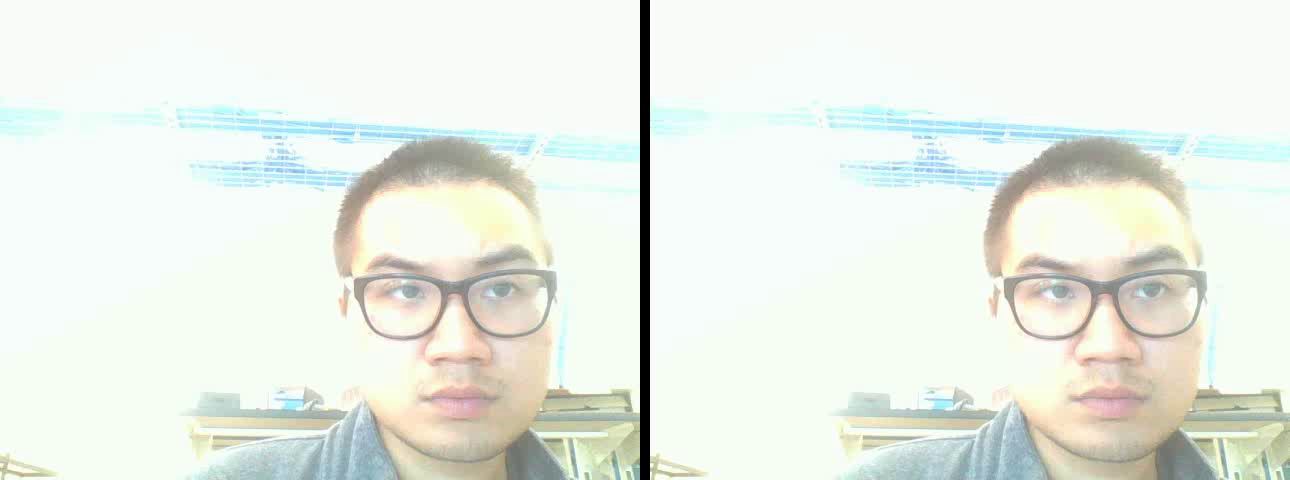
//> input picture frame 0 of Tracker/compare.avi, 1290 x 480 px, given in place of the camera
$ ./videostabKalman   (built with g++ and OpenCV 4)
//> lines starting //> are read from the running program, lines starting //| are printed output that depends on the picture
#include <opencv2/opencv.hpp>
#include <iostream>
#include <cassert>
#include <cmath>
#include <fstream>

using namespace std;
using namespace cv;

// This video stablisation smooths the global trajectory using a sliding average window

//const int SMOOTHING_RADIUS = 15; // In frames. The larger the more stable the video, but less reactive to sudden panning
const int HORIZONTAL_BORDER_CROP = 0; //20 // In pixels. Crops the border to reduce the black borders from stabilisation being too noticeable.

									   // 1. Get previous to current frame transformation (dx, dy, da) for all frames
									   // 2. Accumulate the transformations to get the image trajectory
									   // 3. Smooth out the trajectory using an averaging window
									   // 4. Generate new set of previous to current transform, such that the trajectory ends up being the same as the smoothed trajectory
									   // 5. Apply the new transformation to the video

struct TransformParam
{
	TransformParam() {}
	TransformParam(double _dx, double _dy, double _da) {
		dx = _dx;
		dy = _dy;
		da = _da;
	}

	double dx;
	double dy;
	double da; // angle
};

struct Trajectory
{
	Trajectory() {}
	Trajectory(double _x, double _y, double _a) {
		x = _x;
		y = _y;
		a = _a;
	}
	// "+"
	friend Trajectory operator+(const Trajectory &c1, const Trajectory  &c2) {
		return Trajectory(c1.x + c2.x, c1.y + c2.y, c1.a + c2.a);
	}
	//"-"
	friend Trajectory operator-(const Trajectory &c1, const Trajectory  &c2) {
		return Trajectory(c1.x - c2.x, c1.y - c2.y, c1.a - c2.a);
	}
	//"*"
	friend Trajectory operator*(const Trajectory &c1, const Trajectory  &c2) {
		return Trajectory(c1.x*c2.x, c1.y*c2.y, c1.a*c2.a);
	}
	//"/"
	friend Trajectory operator/(const Trajectory &c1, const Trajectory  &c2) {
		return Trajectory(c1.x / c2.x, c1.y / c2.y, c1.a / c2.a);
	}
	//"="
	Trajectory operator =(const Trajectory &rx) {
		x = rx.x;
		y = rx.y;
		a = rx.a;
		return Trajectory(x, y, a);
	}

	double x;
	double y;
	double a; // angle
};
//
int main(int argc, char **argv)
{
	if (argc > 2) {
		cout << "./VideoStab [video.avi]" << endl;
		return 0;
	}

	// For further analysis
	ofstream out_transform("prev_to_cur_transformation.txt");
	ofstream out_trajectory("trajectory.txt");
	ofstream out_smoothed_trajectory("smoothed_trajectory.txt");
	ofstream out_new_transform("new_prev_to_cur_transformation.txt");

	VideoCapture cap(0);
	//if (argc = 2) cap.open(argv[1]);
	//if (argc = 1) cap.open(-1);
	assert(cap.isOpened());

	Mat cur, cur_grey;
	Mat prev, prev_grey;

	cap >> prev;//get the first frame.ch
//> prev is the input picture: 480 rows x 1290 cols, CV_8UC3; mean B, G, R 230.5, 238.4, 233
	cvtColor(prev, prev_grey, COLOR_BGR2GRAY);
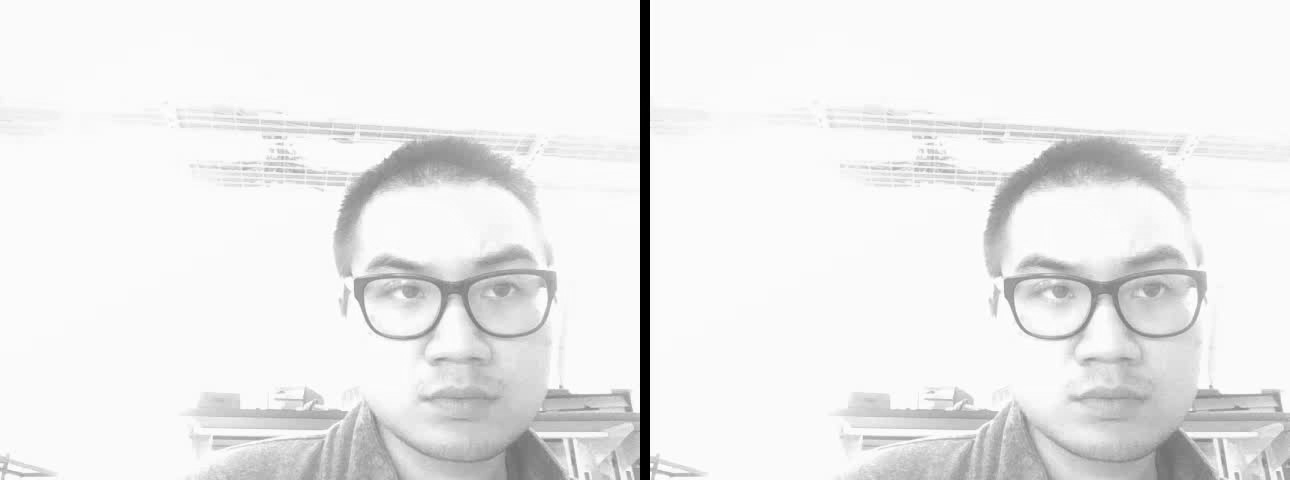
//> prev_grey: 480 rows x 1290 cols, CV_8UC1; min 0, max 255, mean 235.8

	// Step 1 - Get previous to current frame transformation (dx, dy, da) for all frames
	vector <TransformParam> prev_to_cur_transform; // previous to current
												   // Accumulated frame to frame transform
	double a = 0;
	double x = 0;
	double y = 0;
	// Step 2 - Accumulate the transformations to get the image trajectory
	vector <Trajectory> trajectory; // trajectory at all frames
									//
									// Step 3 - Smooth out the trajectory using an averaging window
	vector <Trajectory> smoothed_trajectory; // trajectory at all frames
	Trajectory X;//posteriori state estimate
	Trajectory	X_;//priori estimate
	Trajectory P;// posteriori estimate error covariance
	Trajectory P_;// priori estimate error covariance
	Trajectory K;//gain
	Trajectory	z;//actual measurement
	double pstd = 4e-3;//can be changed
	double cstd = 0.70;//0.25;//can be changed
	Trajectory Q(pstd, pstd, pstd);// process noise covariance
	Trajectory R(cstd, cstd, cstd);// measurement noise covariance
								   // Step 4 - Generate new set of previous to current transform, such that the trajectory ends up being the same as the smoothed trajectory
	vector <TransformParam> new_prev_to_cur_transform;
	//
	// Step 5 - Apply the new transformation to the video
	//cap.set(CV_CAP_PROP_POS_FRAMES, 0);
	Mat T(2, 3, CV_64F);

	int vert_border = HORIZONTAL_BORDER_CROP * prev.rows / prev.cols; // get the aspect ratio correct
//> vert_border = 0
	VideoWriter outputVideo;
	VideoWriter outputVideoZoomed;
	bool recordStarted = false;
	//outputVideo.open("compare.avi", CV_FOURCC('X', 'V', 'I', 'D'), 24, cvSize(cur.rows, cur.cols * 2 + 10), true);
	//
	int k = 1;
	int max_frames = cap.get(CV_CAP_PROP_FRAME_COUNT);
	Mat last_T;
	Mat prev_grey_, cur_grey_;

	while (true) {

		cap >> cur;
		if (cur.data == NULL) {
			break;
		}

		cvtColor(cur, cur_grey, COLOR_BGR2GRAY);

		// vector from prev to cur
		vector <Point2f> prev_corner, cur_corner;
		vector <Point2f> prev_corner2, cur_corner2;
		vector <uchar> status;
		vector <float> err;

		goodFeaturesToTrack(prev_grey, prev_corner, 200, 0.01, 30);
//> prev_corner = 155 Points (x, y), first 12: [1277, 472], [651, 462], [995, 196], [585, 473], [1235, 473], [384, 158], [351, 275], [1001, 275], [638, 412], [1034, 158], [541, 409], [863, 436]
		calcOpticalFlowPyrLK(prev_grey, cur_grey, prev_corner, cur_corner, status, err);
//> cur_corner = 155 Points (x, y), first 12: [1277, 471.9], [651, 462], [995.1, 196.1], [585, 473.1], [1235.1, 473.1], [383.9, 158.4], [351.1, 275.5], [1001.1, 275.4], [638, 412], [1034, 158.4], [541, 409.1], [863.1, 436]; status = 155 values from 1 to 1; err = 155 values, max 3.77 at index 43, min 0.75 at index 44, mean 2.24

		// weed out bad matches
		for (size_t i = 0; i < status.size(); i++) {
			if (status[i]) {
				prev_corner2.push_back(prev_corner[i]);
				cur_corner2.push_back(cur_corner[i]);
			}
		}
//> after the loop, prev_corner2 has the same summary as prev_corner; cur_corner2 has the same summary as cur_corner

		// translation + rotation only
		Mat T = estimateRigidTransform(prev_corner2, cur_corner2, false); // false = rigid transform, no scaling/shearing
//> T = [[1, -0.000128, 0.0408], [0.000128, 1, 0.141]]

																		  // in rare cases no transform is found. We'll just use the last known good transform.
		if (T.data == NULL) {
			last_T.copyTo(T);
		}

		T.copyTo(last_T);
//> last_T = [[1, -0.000128, 0.0408], [0.000128, 1, 0.141]]

		// decompose T
		double dx = T.at<double>(0, 2);
//> dx = 0.0408
		double dy = T.at<double>(1, 2);
//> dy = 0.141
		double da = atan2(T.at<double>(1, 0), T.at<double>(0, 0));
//> da = 0.000128
		//
		//prev_to_cur_transform.push_back(TransformParam(dx, dy, da));

		out_transform << k << " " << dx << " " << dy << " " << da << endl;
		//
		// Accumulated frame to frame transform
		x += dx;
//> x = 0.0408
		y += dy;
//> y = 0.141
		a += da;
//> a = 0.000128
		//trajectory.push_back(Trajectory(x,y,a));
		//
		out_trajectory << k << " " << x << " " << y << " " << a << endl;
		//
		z = Trajectory(x, y, a);
		//
		if (k == 1) {
			// intial guesses
			X = Trajectory(0, 0, 0); //Initial estimate,  set 0
			//P = Trajectory(1, 1, 1); //set error variance,set 1
			P = Trajectory(1, 1, 1); //set error variance,set 1
		}
		else
		{
			//time update?prediction?
			X_ = X; //X_(k) = X(k-1);
			P_ = P + Q; //P_(k) = P(k-1)+Q;
						// measurement update?correction?
			K = P_ / (P_ + R); //gain;K(k) = P_(k)/( P_(k)+R );
			X = X_ + K * (z - X_); //z-X_ is residual,X(k) = X_(k)+K(k)*(z(k)-X_(k));
			P = (Trajectory(1, 1, 1) - K)*P_; //P(k) = (1-K(k))*P_(k);
		}
		//smoothed_trajectory.push_back(X);
		out_smoothed_trajectory << k << " " << X.x << " " << X.y << " " << X.a << endl;
		//-
		// target - current
		double diff_x = X.x - x;//
//> diff_x = -0.0408
		double diff_y = X.y - y;
//> diff_y = -0.141
		double diff_a = X.a - a;
//> diff_a = -0.000128

		dx = dx + diff_x;
//> dx = 0
		dy = dy + diff_y;
//> dy = 0
		da = da + diff_a;
//> da = 0

		//new_prev_to_cur_transform.push_back(TransformParam(dx, dy, da));
		//
		out_new_transform << k << " " << dx << " " << dy << " " << da << endl;
		//
		T.at<double>(0, 0) = cos(da);
		T.at<double>(0, 1) = -sin(da);
//> T = [[1, 0, 0.0408], [0.000128, 1, 0.141]]
		T.at<double>(1, 0) = sin(da);
//> T = [[1, 0, 0.0408], [0, 1, 0.141]]
		T.at<double>(1, 1) = cos(da);

		T.at<double>(0, 2) = dx;
//> T = [[1, 0, 0], [0, 1, 0.141]]
		T.at<double>(1, 2) = dy;
//> T = [[1, 0, 0], [0, 1, 0]]

		Mat cur2;

		warpAffine(prev, cur2, T, cur.size());

		cur2 = cur2(Range(vert_border, cur2.rows - vert_border), Range(HORIZONTAL_BORDER_CROP, cur2.cols - HORIZONTAL_BORDER_CROP));

		// Resize cur2 back to cur size, for better side by side comparison
		resize(cur2, cur2, cur.size());

		// Now draw the original and stablised side by side for comparison
		Mat canvas = Mat::zeros(cur.rows, cur.cols * 2 + 10, cur.type());
		Mat canvasZoomed = Mat::zeros(cur.rows, cur.cols * 2 + 10, cur.type());

		// zoom in the preview to 10%, and centered
		Mat prev_zoomed(prev,Range(prev.rows * 0.4, prev.rows * 0.6),Range(prev.cols * 0.4, prev.cols * 0.6));
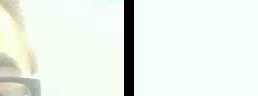
//> prev_zoomed: 96 rows x 258 cols, CV_8UC3; mean B, G, R 233.3, 239.7, 233.7
		resize(prev_zoomed, prev_zoomed, prev.size());
//> prev_zoomed: 480 rows x 1290 cols, CV_8UC3
		Mat cur_zoomed(cur2, Range(cur2.rows * 0.4, cur2.rows * 0.6), Range(cur2.cols * 0.4, cur2.cols * 0.6));
		resize(cur_zoomed, cur_zoomed, cur2.size());

		prev.copyTo(canvas(Range::all(), Range(0, cur2.cols)));
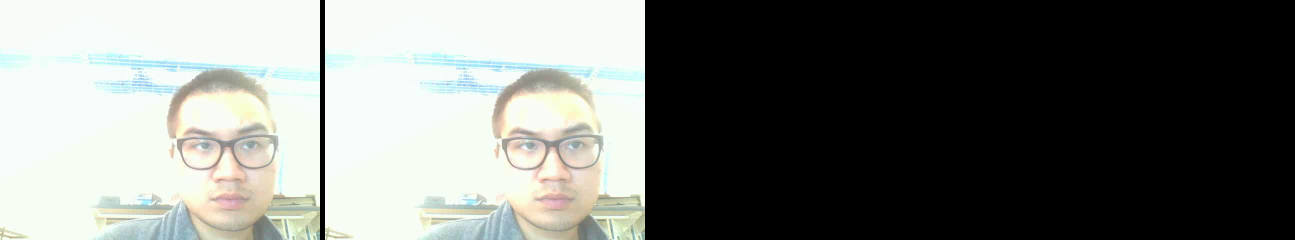
//> canvas: 480 rows x 2590 cols, CV_8UC3 (shown at 1/2 size); mean B, G, R 114.8, 118.7, 116
		prev_zoomed.copyTo(canvasZoomed(Range::all(), Range(0, cur2.cols)));
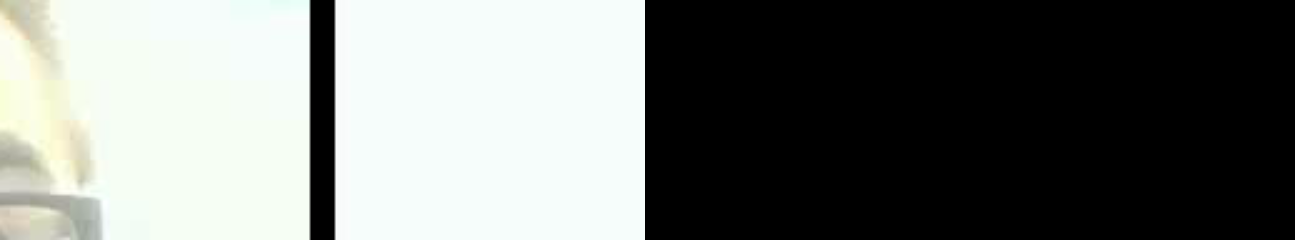
//> canvasZoomed: 480 rows x 2590 cols, CV_8UC3 (shown at 1/2 size); mean B, G, R 116.2, 119.4, 116.4

		cur2.copyTo(canvas(Range::all(), Range(cur2.cols + 10, cur2.cols * 2 + 10)));
		cur_zoomed.copyTo(canvasZoomed(Range::all(), Range(cur2.cols + 10, cur2.cols * 2 + 10)));
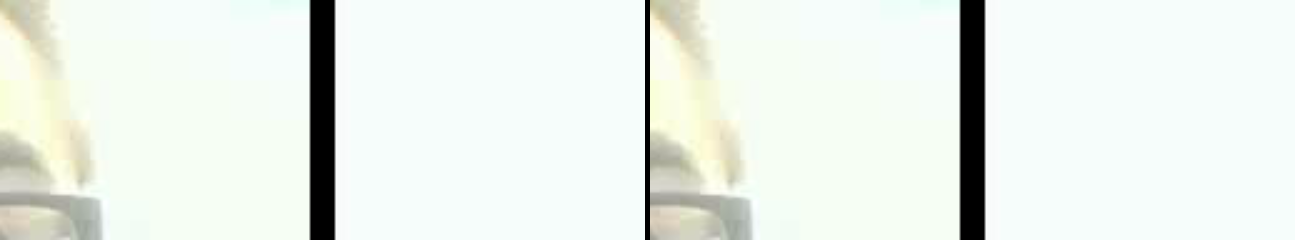
//> canvasZoomed: 480 rows x 2590 cols, CV_8UC3 (shown at 1/2 size); mean B, G, R 232.3, 238.8, 232.7

		// If too big to fit on the screen, then scale it down by 2, hopefully it'll fit :)
		if (canvas.cols > 1920) {
			resize(canvas, canvas, Size(canvas.cols / 2, canvas.rows / 2));
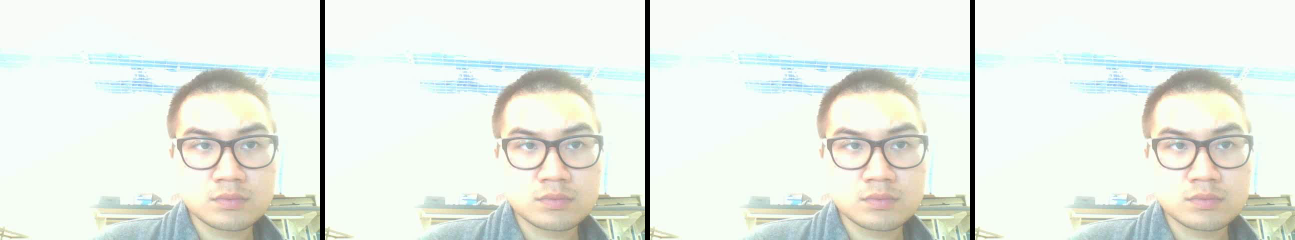
//> canvas: 240 rows x 1295 cols, CV_8UC3; mean B, G, R 229.6, 237.5, 232.1
		}
		if (canvasZoomed.cols > 1920) {
			resize(canvasZoomed, canvasZoomed, Size(canvasZoomed.cols / 2, canvasZoomed.rows / 2));
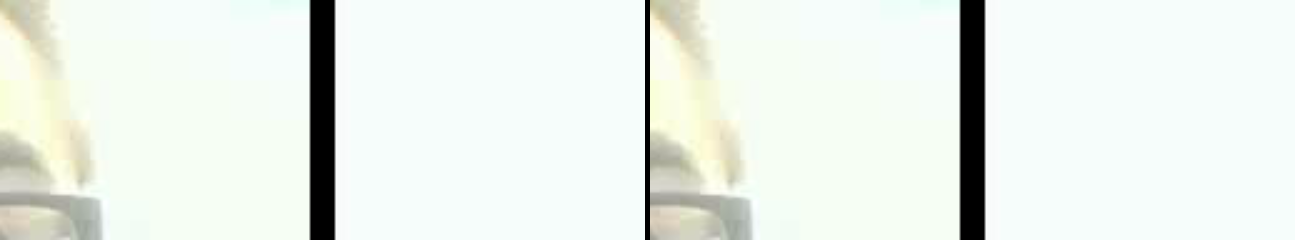
//> canvasZoomed: 240 rows x 1295 cols, CV_8UC3; mean B, G, R 232.4, 238.8, 232.8
		}

		if (!recordStarted)
		{
			recordStarted = true;
			outputVideo.open("compare.avi", CV_FOURCC('X', 'V', 'I', 'D'), 24, Size(canvas.cols, canvas.rows), true);
			outputVideoZoomed.open("compareZoomed.avi", CV_FOURCC('X', 'V', 'I', 'D'), 24, Size(canvasZoomed.cols, canvasZoomed.rows), true);
		}

		outputVideo<<canvas;
		outputVideoZoomed << canvasZoomed;
		imshow("before and after", canvas);
		imshow("before and after Zoomed", canvasZoomed);

		waitKey(10);
		//
		prev = cur.clone();//cur.copyTo(prev);
		cur_grey.copyTo(prev_grey);

		cout << "Frame: " << k << "/" << max_frames << " - good optical flow: " << prev_corner2.size() << endl;
//| Frame: 1/0 - good optical flow: 155
		k++;

	}
	return 0;
}
